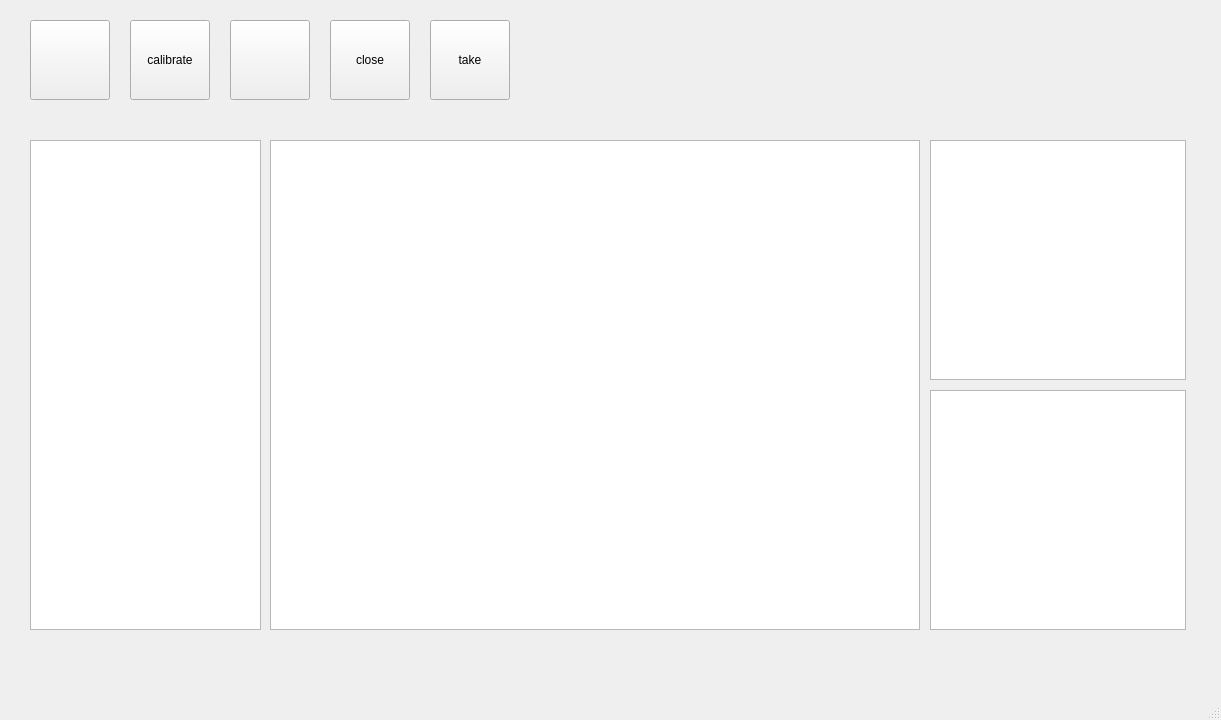
<?xml version="1.0" encoding="UTF-8"?>
<ui version="4.0">
 <class>CalibrationToolClass</class>
 <widget class="QMainWindow" name="CalibrationToolClass">
  <property name="enabled">
   <bool>true</bool>
  </property>
  <property name="geometry">
   <rect>
    <x>0</x>
    <y>0</y>
    <width>1221</width>
    <height>720</height>
   </rect>
  </property>
  <property name="windowTitle">
   <string>CalibrationTool</string>
  </property>
  <property name="iconSize">
   <size>
    <width>70</width>
    <height>70</height>
   </size>
  </property>
  <widget class="QWidget" name="centralWidget">
   <widget class="QListWidget" name="imageList">
    <property name="geometry">
     <rect>
      <x>30</x>
      <y>140</y>
      <width>231</width>
      <height>490</height>
     </rect>
    </property>
   </widget>
   <widget class="QGraphicsView" name="imageWindow">
    <property name="geometry">
     <rect>
      <x>270</x>
      <y>140</y>
      <width>650</width>
      <height>490</height>
     </rect>
    </property>
   </widget>
   <widget class="QGraphicsView" name="histogram">
    <property name="geometry">
     <rect>
      <x>930</x>
      <y>140</y>
      <width>256</width>
      <height>240</height>
     </rect>
    </property>
   </widget>
   <widget class="QGraphicsView" name="transformGram">
    <property name="geometry">
     <rect>
      <x>930</x>
      <y>390</y>
      <width>256</width>
      <height>240</height>
     </rect>
    </property>
   </widget>
   <widget class="QPushButton" name="open">
    <property name="geometry">
     <rect>
      <x>30</x>
      <y>20</y>
      <width>80</width>
      <height>80</height>
     </rect>
    </property>
    <property name="styleSheet">
     <string notr="true"/>
    </property>
    <property name="text">
     <string/>
    </property>
    <property name="icon">
     <iconset resource="Resource.qrc">
      <normaloff>:/new/prefix1/picture/file.png</normaloff>:/new/prefix1/picture/file.png</iconset>
    </property>
    <property name="iconSize">
     <size>
      <width>80</width>
      <height>80</height>
     </size>
    </property>
   </widget>
   <widget class="QPushButton" name="closeCam">
    <property name="geometry">
     <rect>
      <x>330</x>
      <y>20</y>
      <width>80</width>
      <height>80</height>
     </rect>
    </property>
    <property name="text">
     <string>close</string>
    </property>
   </widget>
   <widget class="QPushButton" name="takePic">
    <property name="geometry">
     <rect>
      <x>430</x>
      <y>20</y>
      <width>80</width>
      <height>80</height>
     </rect>
    </property>
    <property name="text">
     <string>take</string>
    </property>
   </widget>
   <widget class="QPushButton" name="calib">
    <property name="geometry">
     <rect>
      <x>130</x>
      <y>20</y>
      <width>80</width>
      <height>80</height>
     </rect>
    </property>
    <property name="text">
     <string>calibrate</string>
    </property>
   </widget>
   <widget class="QPushButton" name="openCam">
    <property name="geometry">
     <rect>
      <x>230</x>
      <y>20</y>
      <width>80</width>
      <height>80</height>
     </rect>
    </property>
    <property name="text">
     <string/>
    </property>
    <property name="icon">
     <iconset resource="Resource.qrc">
      <normaloff>:/new/prefix1/picture/camera.png</normaloff>:/new/prefix1/picture/camera.png</iconset>
    </property>
    <property name="iconSize">
     <size>
      <width>65</width>
      <height>65</height>
     </size>
    </property>
   </widget>
  </widget>
  <widget class="QStatusBar" name="statusBar"/>
  <widget class="QMenuBar" name="menuBar">
   <property name="geometry">
    <rect>
     <x>0</x>
     <y>0</y>
     <width>1221</width>
     <height>26</height>
    </rect>
   </property>
  </widget>
 </widget>
 <layoutdefault spacing="6" margin="11"/>
 <resources>
  <include location="CalibrationTool.qrc"/>
  <include location="Resource.qrc"/>
 </resources>
 <connections/>
</ui>
